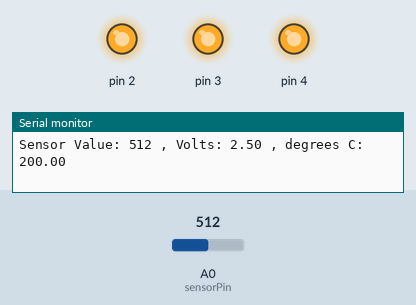
Simulated run of this sketch. Board: Arduino Uno, built with avr-gcc and run on an emulated ATmega328P. Parts: output pins drawn as LEDs (lit = HIGH), the last lines printed to the serial monitor. The inputs (shaded band) are chosen by the test bench; at power-on: A0 (sensorPin) = 512.

Above: at 1.3 s.
1.4 s: A0 (sensorPin) set to 170
2.9 s: A0 (sensorPin) set to 156
At 4.0 s:
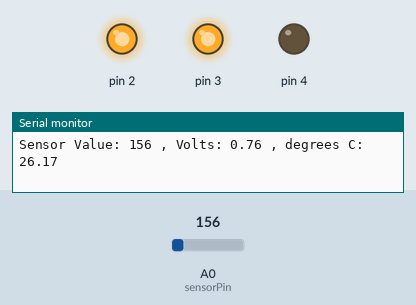
4.5 s: A0 (sensorPin) set to 122
At 5.3 s:
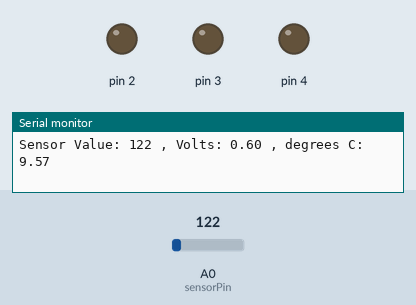
6.0 s: A0 (sensorPin) set to 306
At 6.5 s:
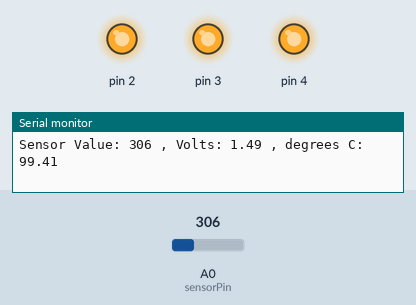
7.5 s: A0 (sensorPin) set to 20
At 7.8 s:
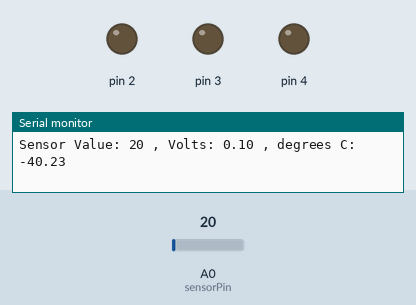
Timing chart, 0 to 10.0 s (numbered marks = the images above; inputs shaded):
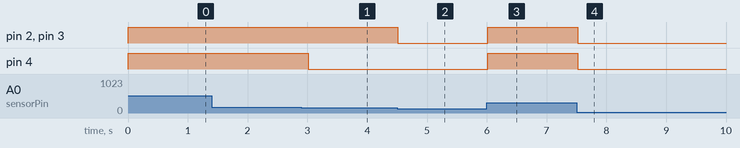

The sketch:

thermometer.ino
```cpp
const int sensorPin = A0;

void setup() {
  Serial.begin(9600);

  for (int pinNumber = 2; pinNumber < 5; pinNumber++) {
    pinMode(pinNumber, OUTPUT);
    digitalWrite(pinNumber, LOW);
  }
}

void setState(int first, int second, int third) {
  digitalWrite(2, first);
  digitalWrite(3, second);
  digitalWrite(4, third);
}

void loop() {
  int sensorVal = analogRead(sensorPin);
  Serial.print("Sensor Value: ");
  Serial.print(sensorVal);

  float voltage = (sensorVal / 1024.0) * 5.0;

  Serial.print(" , Volts: ");
  Serial.print(voltage);

  float temperature = (voltage - 0.5) * 100;

  Serial.print(" , degrees C: ");
  Serial.print(temperature);

  if (temperature < 20) {
    setState(LOW, LOW, LOW);
  }
  else if (temperature < 25) {
    setState(HIGH, LOW, LOW);
  }
  else if (temperature < 30) {
    setState(HIGH, HIGH, LOW);
  }
  else {
    setState(HIGH, HIGH, HIGH);
  }

  Serial.println();

  delay(500);
}
```

Measured:
- the behaviour switches between 164 and 163 on A0 (sensorPin) (found by bisection; images 0 and 1)
- after the input at 2.9 s, pin 4: HIGH → LOW after 0.11 s
- after the input at 4.5 s, pin 2, pin 3: HIGH → LOW at once
- after the input at 6.0 s, pin 2–4: LOW → HIGH at once
- after the input at 7.5 s, pin 2–4: HIGH → LOW at once
